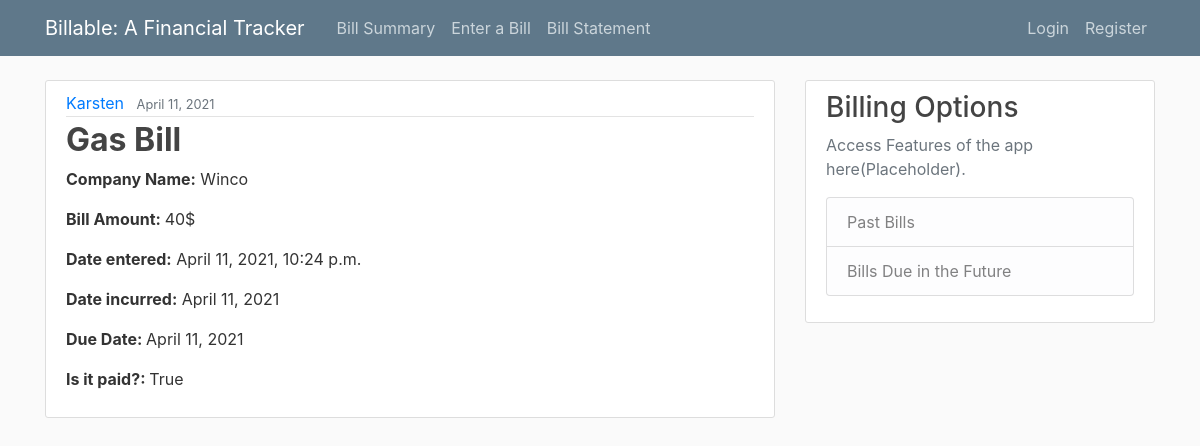
Page /post/4/ on the earlier database version.
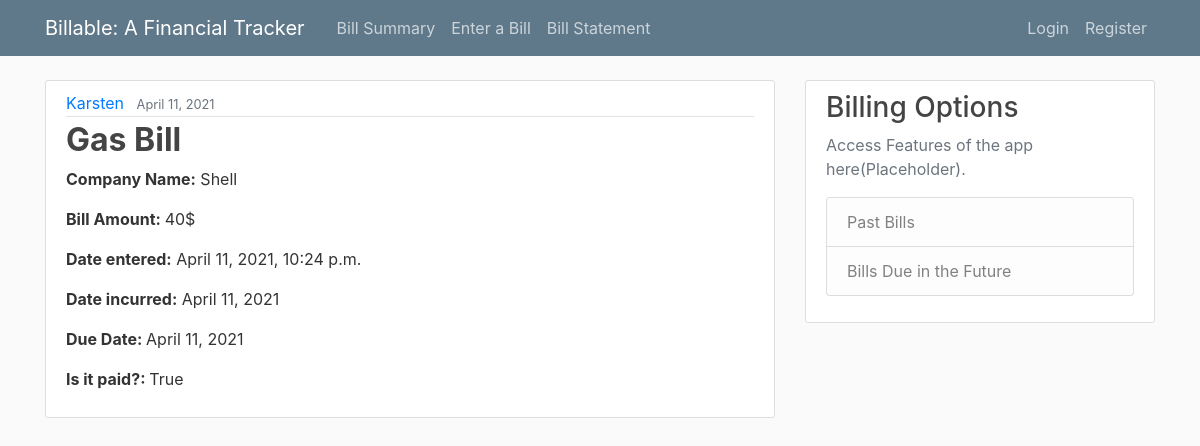
Same page on the later database version.
### SubmitData/models.py (models this page shows, shortened)
class Post(models.Model):
    title = models.CharField(max_length=255)
    company_name = models.CharField(max_length=255, default="")
    account_number = models.CharField(max_length=255, default="")
    statement_date = models.DateField(default=timezone.now)
    due_date = models.DateField(default=datetime.date.today)
    date_entered = models.DateTimeField(default=timezone.now)
    amount = models.CharField(max_length=255, default="")
    is_paid = models.BooleanField(default=0)
    payment_method = models.CharField(max_length=50, default="")
    author = models.ForeignKey(User, on_delete=models.CASCADE) #this is where the rel. is. Foreign key is the user

### SubmitData/views.py (the view)
# urls.py: path('post/<int:pk>/', PostDetailView.as_view(), name='data-detail'),
class PostDetailView(DetailView):
    model = Post

### SubmitData/templates/SubmitData/post_detail.html
{% extends "SubmitData/base.html"  %}
{% block content %}
    <article class="media content-section">
        <div class="media-body">
        <div class="article-metadata">
            <a class="mr-2" href="#">{{ object.author }}</a>
            <small class="text-muted">{{ object.date_entered|date:"F d, Y" }}</small>
        </div>
        <h2 class="article-title"> <strong>{{ object.title }}</strong> </h2>
        <p class="article-content"><strong>Company Name:</strong> {{ object.company_name }}</p>
        <p class="article-content"><strong>Bill Amount: </strong>{{ object.amount }}</p>
        <p class="article-content"><strong> Date entered:</strong> {{ object.date_entered }}</p>
        <p class="article-content"><strong>Date incurred:</strong> {{ object.statement_date }}</p>
        <p class="article-content"><strong>Due Date: </strong>{{ object.due_date }}</p>
        <p class="article-content"><strong>Is it paid?: </strong>{{ object.is_paid }}</p>
        </div>
    </article>
{% endblock content %}

Differences in the rows shown:
changed Post "Gas Bill": company_name "Winco" → "Shell"
